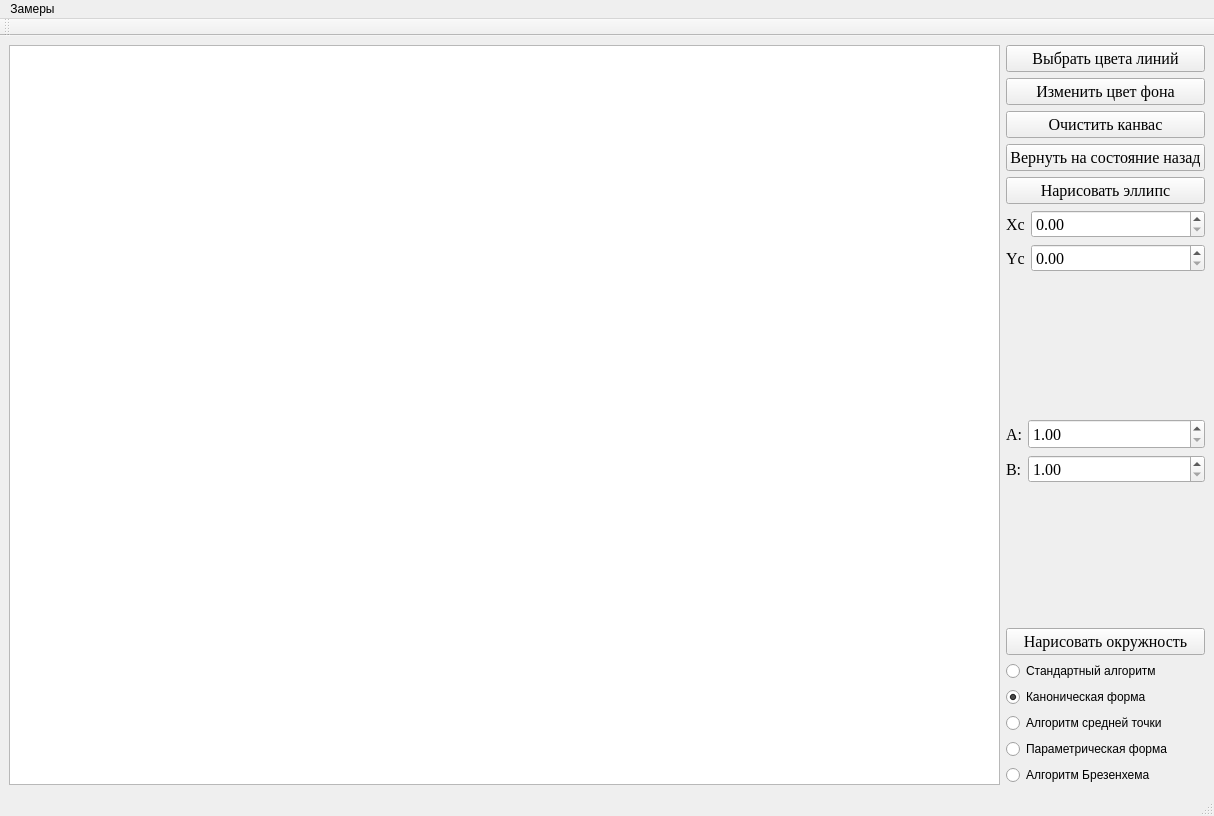
<?xml version="1.0" encoding="UTF-8"?>
<ui version="4.0">
 <class>MainWindow</class>
 <widget class="QMainWindow" name="MainWindow">
  <property name="geometry">
   <rect>
    <x>0</x>
    <y>0</y>
    <width>1214</width>
    <height>816</height>
   </rect>
  </property>
  <property name="windowTitle">
   <string>MainWindow</string>
  </property>
  <widget class="QWidget" name="centralwidget">
   <layout class="QVBoxLayout" name="verticalLayout_2">
    <item>
     <layout class="QHBoxLayout" name="Main_Horixontal_layout">
      <item>
       <widget class="Canvas" name="canvas">
        <property name="minimumSize">
         <size>
          <width>800</width>
          <height>0</height>
         </size>
        </property>
       </widget>
      </item>
      <item>
       <layout class="QVBoxLayout" name="Main_Vertical_Layout">
        <item>
         <layout class="QVBoxLayout" name="verticalLayout">
          <item>
           <widget class="QPushButton" name="choose_colors_button">
            <property name="font">
             <font>
              <family>Times New Roman</family>
              <pointsize>12</pointsize>
             </font>
            </property>
            <property name="text">
             <string>Выбрать цвета линий</string>
            </property>
           </widget>
          </item>
          <item>
           <widget class="QPushButton" name="choose_background_colors_button">
            <property name="font">
             <font>
              <family>Times New Roman</family>
              <pointsize>12</pointsize>
             </font>
            </property>
            <property name="text">
             <string>Изменить цвет фона</string>
            </property>
           </widget>
          </item>
          <item>
           <widget class="QPushButton" name="clear_canvas">
            <property name="font">
             <font>
              <family>Times New Roman</family>
              <pointsize>12</pointsize>
             </font>
            </property>
            <property name="text">
             <string>Очистить канвас</string>
            </property>
           </widget>
          </item>
          <item>
           <widget class="QPushButton" name="revert">
            <property name="font">
             <font>
              <family>Times New Roman</family>
              <pointsize>12</pointsize>
             </font>
            </property>
            <property name="text">
             <string>Вернуть на состояние назад</string>
            </property>
           </widget>
          </item>
         </layout>
        </item>
        <item>
         <widget class="QPushButton" name="draw_ellipse_button">
          <property name="font">
           <font>
            <family>Times New Roman</family>
            <pointsize>12</pointsize>
           </font>
          </property>
          <property name="text">
           <string>Нарисовать эллипс</string>
          </property>
         </widget>
        </item>
        <item>
         <layout class="QFormLayout" name="formLayout">
          <item row="0" column="0">
           <widget class="QLabel" name="xcLabel_2">
            <property name="font">
             <font>
              <family>Times New Roman</family>
              <pointsize>12</pointsize>
             </font>
            </property>
            <property name="text">
             <string>Xc</string>
            </property>
           </widget>
          </item>
          <item row="1" column="0">
           <widget class="QLabel" name="ycLabel_2">
            <property name="font">
             <font>
              <family>Times New Roman</family>
              <pointsize>12</pointsize>
             </font>
            </property>
            <property name="text">
             <string>Yc</string>
            </property>
           </widget>
          </item>
          <item row="1" column="1">
           <widget class="QDoubleSpinBox" name="Yc">
            <property name="font">
             <font>
              <family>Times New Roman</family>
              <pointsize>12</pointsize>
             </font>
            </property>
           </widget>
          </item>
          <item row="0" column="1">
           <widget class="QDoubleSpinBox" name="Xc">
            <property name="font">
             <font>
              <family>Times New Roman</family>
              <pointsize>12</pointsize>
             </font>
            </property>
           </widget>
          </item>
         </layout>
        </item>
        <item>
         <layout class="QFormLayout" name="formLayout_2">
          <item row="0" column="0">
           <widget class="QLabel" name="Label">
            <property name="font">
             <font>
              <family>Times New Roman</family>
              <pointsize>12</pointsize>
             </font>
            </property>
            <property name="text">
             <string>A:</string>
            </property>
           </widget>
          </item>
          <item row="0" column="1">
           <widget class="QDoubleSpinBox" name="A_ellipse">
            <property name="minimumSize">
             <size>
              <width>0</width>
              <height>30</height>
             </size>
            </property>
            <property name="font">
             <font>
              <family>Times New Roman</family>
              <pointsize>12</pointsize>
             </font>
            </property>
            <property name="minimum">
             <double>1.000000000000000</double>
            </property>
            <property name="maximum">
             <double>360.000000000000000</double>
            </property>
           </widget>
          </item>
          <item row="1" column="0">
           <widget class="QLabel" name="Label_2">
            <property name="font">
             <font>
              <family>Times New Roman</family>
              <pointsize>12</pointsize>
             </font>
            </property>
            <property name="text">
             <string>B:</string>
            </property>
           </widget>
          </item>
          <item row="1" column="1">
           <widget class="QDoubleSpinBox" name="B_ellipse">
            <property name="font">
             <font>
              <family>Times New Roman</family>
              <pointsize>12</pointsize>
             </font>
            </property>
            <property name="minimum">
             <double>1.000000000000000</double>
            </property>
            <property name="maximum">
             <double>1000.000000000000000</double>
            </property>
           </widget>
          </item>
         </layout>
        </item>
        <item>
         <widget class="QPushButton" name="draw_circle_button">
          <property name="font">
           <font>
            <family>Times New Roman</family>
            <pointsize>12</pointsize>
           </font>
          </property>
          <property name="text">
           <string>Нарисовать окружность</string>
          </property>
         </widget>
        </item>
        <item>
         <widget class="QRadioButton" name="standard">
          <property name="text">
           <string>Стандартный алгоритм</string>
          </property>
         </widget>
        </item>
        <item>
         <widget class="QRadioButton" name="canonic">
          <property name="text">
           <string>Каноническая форма </string>
          </property>
          <property name="checked">
           <bool>true</bool>
          </property>
         </widget>
        </item>
        <item>
         <widget class="QRadioButton" name="mid_point">
          <property name="text">
           <string>Алгоритм средней точки</string>
          </property>
         </widget>
        </item>
        <item>
         <widget class="QRadioButton" name="parametric">
          <property name="text">
           <string>Параметрическая форма</string>
          </property>
         </widget>
        </item>
        <item>
         <widget class="QRadioButton" name="brez">
          <property name="text">
           <string>Алгоритм Брезенхема</string>
          </property>
         </widget>
        </item>
       </layout>
      </item>
     </layout>
    </item>
   </layout>
  </widget>
  <widget class="QMenuBar" name="menubar">
   <property name="geometry">
    <rect>
     <x>0</x>
     <y>0</y>
     <width>1214</width>
     <height>22</height>
    </rect>
   </property>
   <widget class="QMenu" name="menu">
    <property name="title">
     <string>Замеры</string>
    </property>
    <addaction name="measurements_time"/>
    <addaction name="measurements_steps"/>
   </widget>
   <addaction name="menu"/>
  </widget>
  <widget class="QStatusBar" name="statusbar"/>
  <widget class="QToolBar" name="toolBar">
   <property name="windowTitle">
    <string>toolBar</string>
   </property>
   <attribute name="toolBarArea">
    <enum>TopToolBarArea</enum>
   </attribute>
   <attribute name="toolBarBreak">
    <bool>false</bool>
   </attribute>
  </widget>
  <action name="measurements_time">
   <property name="text">
    <string>Время исполнения</string>
   </property>
  </action>
  <action name="measurements_steps">
   <property name="text">
    <string>Количество ступеней</string>
   </property>
  </action>
 </widget>
 <customwidgets>
  <customwidget>
   <class>Canvas</class>
   <extends>QGraphicsView</extends>
   <header location="global">canvas</header>
  </customwidget>
 </customwidgets>
 <resources/>
 <connections/>
</ui>
